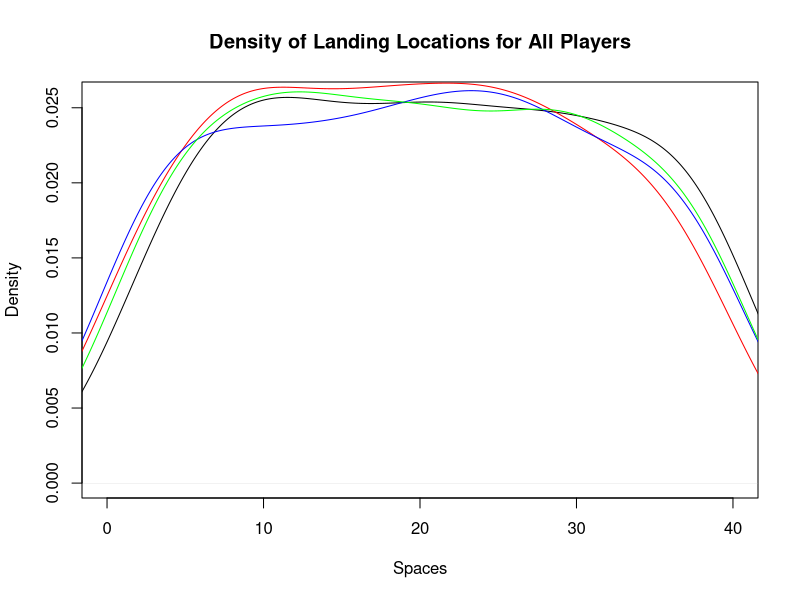
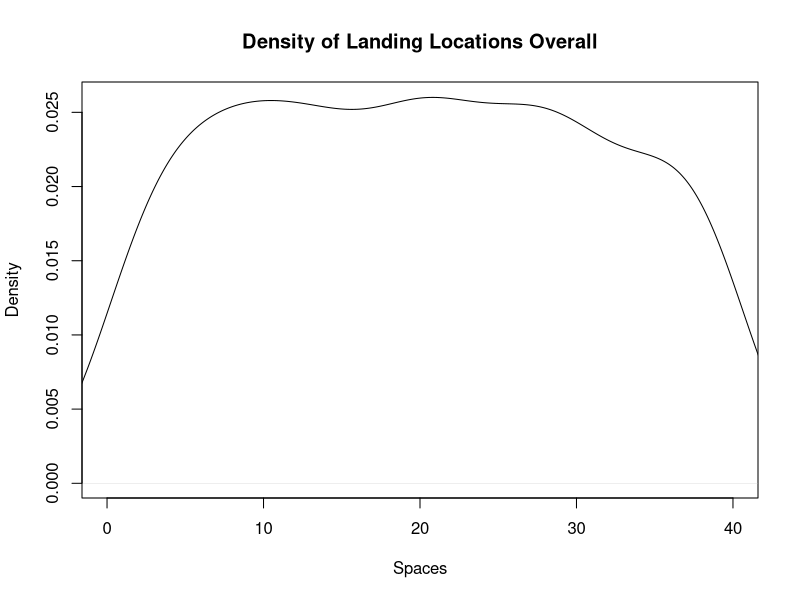
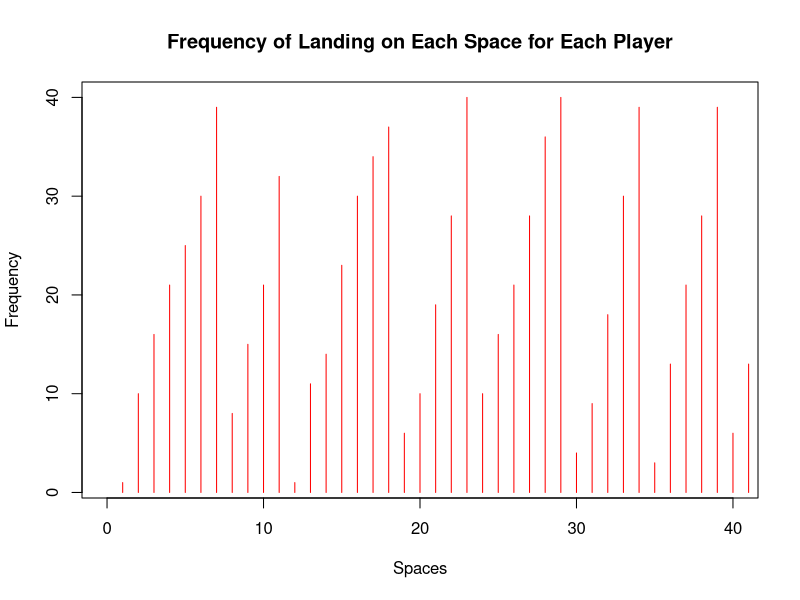
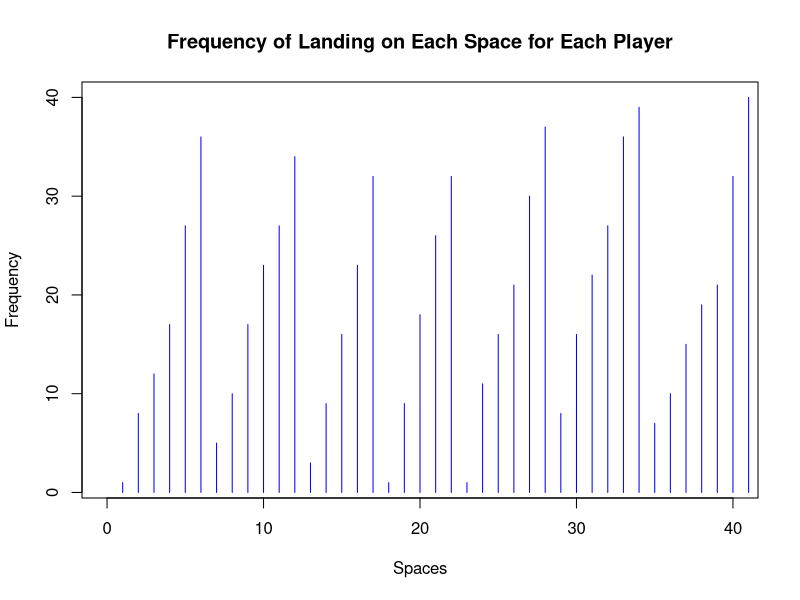
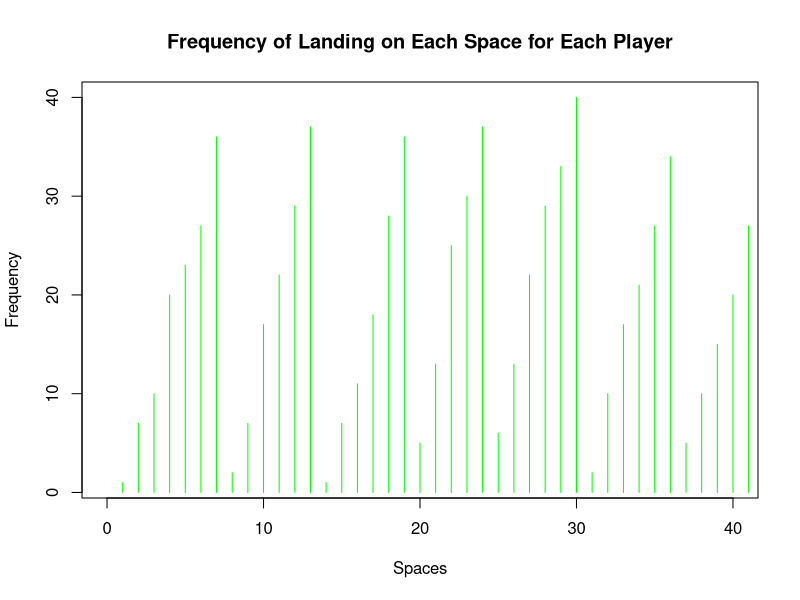
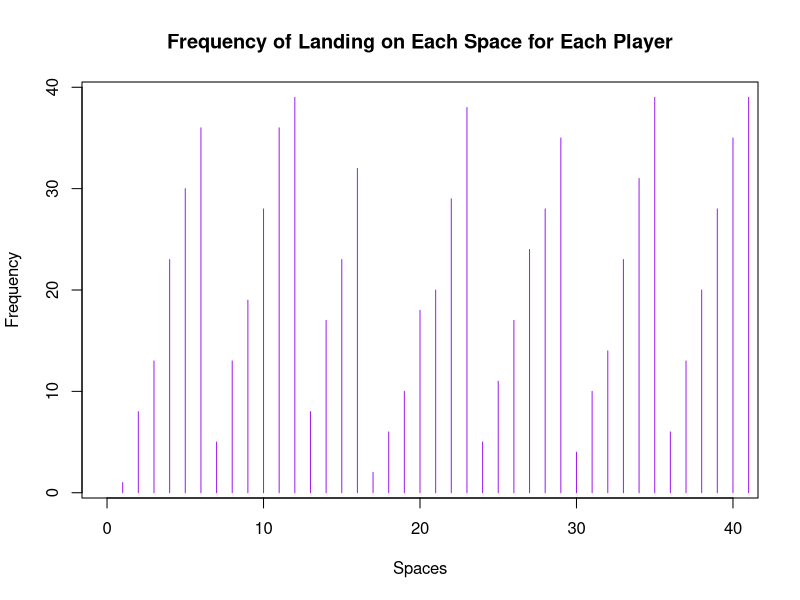
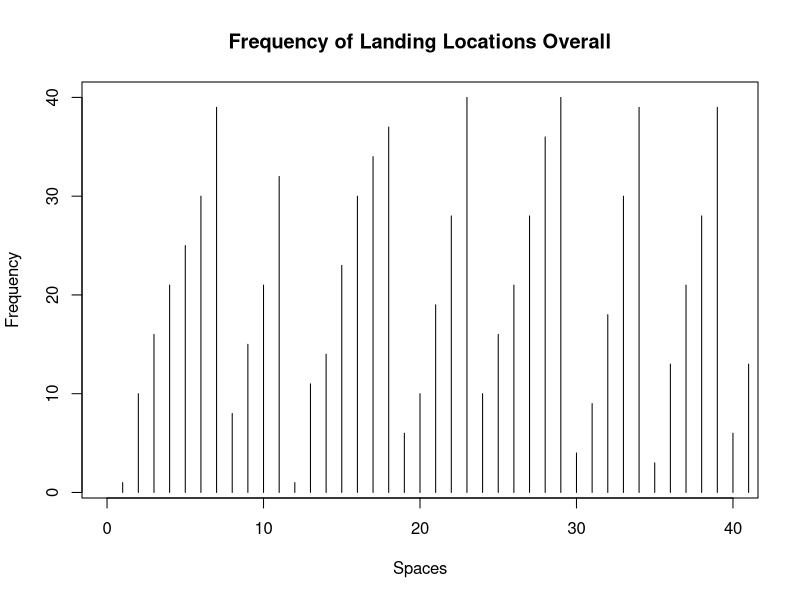
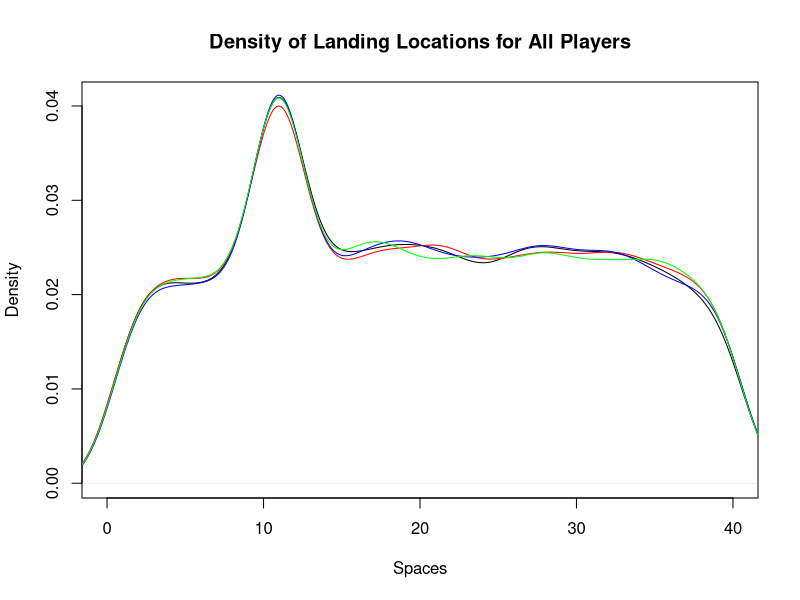

Recreate these plots in R, in order. (Note: this script raises an error after producing the figures.)
## ---- chunk 1
knitr::opts_chunk$set(echo = TRUE)
## ---- chunk 2
library(dplyr)
library(ggplot2)
library(tidyverse)
## ---- chunk 3
monopolyBoard <- read.csv("MonopolyBoard.csv", header = T)
monopolyBoard
## ---- chunk 4
# Using dice rolls to determine where a player will land on the board
#input: "location", where the player is on the board
#output: the players new location on the board after the have rolled

#note that this is only accounting for standard dice rolls, no special rules yet...

lets_move = function(location) {
  dice_roll_1 <- sample(1:6, 1, replace = TRUE) #A random roll of a six-sided die
  dice_roll_2 <- sample(1:6, 1, replace = TRUE) #A random roll of a six-sided die
  
  roll_total <- sum(dice_roll_1, dice_roll_2) #The sum of the two rolls
  
  location = location + roll_total #Updating the player's location based on their rolls from the current turn
  
  if(location <= 40) { #if statement checking the players location
    location = location
  } else { #if the sum of the player's previous location and their rolls is greater than 40, this moves the player past GO and the start moving from space 1
    location = location - 40
  }
  
  print(location)
  
}

lets_move(20)
## ---- chunk 5
who_goes_first2 <- function(num_players){
  initial_rolls <- c()
  player_order <- length(num_players)
  for (i in 1:num_players) {
    player_i_roll <- sum(sample(1:6, 2, replace=TRUE))
    initial_rolls <- c(initial_rolls, player_i_roll) # vector of every player's first roll
  }
  
  if(sum(initial_rolls == max(initial_rolls)) >= 2){ # if more 1 person has the highest roll
    
    while (sum(initial_rolls == max(initial_rolls)) >= 2) { # keep rolling as long as players are tied
      tied_players <- which(initial_rolls==max(initial_rolls)) # identify which players tied

      tie_breaker_rolls <- c()
      for (i in tied_players) { # tied players roll again
       player_i_roll2 <- sum(sample(1:6, 2, replace=TRUE))
       tie_breaker_rolls <- c(tie_breaker_rolls, player_i_roll2)
       initial_rolls <- tie_breaker_rolls # update initial rolls
      }
    }
    highest_roll <- max(tie_breaker_rolls)
    highest_player <- tied_players[which(tie_breaker_rolls == highest_roll)]
  }
  
  else {
    highest_player <- which.max(initial_rolls) # who rolled the highest number
  
    # creating player order
    player_order[1] <- as.integer(highest_player)

    for (j in 2:num_players) {
    
      player_order[j] <- as.integer(player_order[j-1] + 1)
      if (player_order[j] > num_players) {
        player_order[j] <- 1
      }
    }
    #print(player_order)
  }
  playerlist <- (list(highest_player, player_order))
  return(playerlist)
}

who_goes_first2(4)
## ---- chunk 6
#A function to play Monopoly!
#Utilizes lets_move to move the players around the board
#input: "turns"; the amount of turns each player will take (i.e. the number of rounds in the game), "players"; a numeric value 1-4 representing the number of players in the game
#output: a dataframe showing each players' location after each of their turns; a density plot showing each players' location data throughout the game; a density plot showing the overall location data throughout the game

lets_play = function(turns, players) {
  
  location_data <- as.data.frame(matrix(nrow = turns, ncol = players)) # dataframe will keep data for locations of players for each turn
  
  # puts players in order
  colnames(location_data) <- who_goes_first2(players)[[2]]
  
  location = 1 #initializes the player at space 1 (i.e. GO!)
  location_data[1,] <- location

  for (i in 2:turns) { # iterates through number of turns
    for (j in 1:players) { # rotates through each player
      location = lets_move(location_data[i-1,j])[[1]] # takes location from lets_move2 function and assigns it to location
      location_data[i,j] <- as.integer(location) # puts location value into the dataframe of locations for each player
    }
  }
print(location_data) 


 ########################## plots ###############################

 #vector of colors
  colors <- c("red", "blue", "green","purple")
  
  # creates density plot of frequency of landing on each space for each player
  plot(density(location_data[,1]), xlim = c(0,40), col = "black", xlab="Spaces", main= "Density of Landing Locations for All Players")
  
  for (k in 2:players) {
    lines(density(location_data[,k]), col = colors[k-1]) # adds a density line for each player after the first
  }
  
  # creates density plot for total frequency landing on each space (all players spaces included)
  all_spaces <- as.vector(as.matrix(location_data))
  plot(density(all_spaces), xlim = c(0,40), col = "black", xlab="Spaces", main="Density of Landing Locations Overall")
  
  #creates frequency plot for frequency of landing on certain spaces for each player
  for(k in 1:players){
  plot(location_data[,k], xlim= c(0,40), col=colors[k], type="h", xlab="Spaces", ylab="Frequency", main="Frequency of Landing on Each Space for Each Player")
  }

  plot(all_spaces, xlim = c(0,40), col = "black", type="h", xlab = "Spaces", ylab = "Frequency", main = "Frequency of Landing Locations Overall")
}

lets_play(100, 4)

## ---- chunk 7
#Double Down -- addition of jail and double rolls

#Incorporating double rolls and sending players to jail when the players are rolling and moving
#input: "location"; a numeric value 1 to 40; where the player in on the board
#output: the players new location on the board

lets_move2 = function(location) {
  dice_roll_1 <- sample(1:6, 1, replace = TRUE) #a standard, six-sided dice roll
  dice_roll_2 <- sample(1:6, 1, replace = TRUE) #a standard, six-sided dice roll
  
  roll_total <- sum(dice_roll_1, dice_roll_2) #the sum of the two dice rolls
  roll_double <- dice_roll_1 == dice_roll_2 #checking if the player rolled a double
  
    location = location + roll_total # updates location to be previous location + roll total
    double3 = "false" # double3 is assigned "true" if the player double rolls 3x (as seen in if statement below), otherwise it is assigned "false" 
    
  # first double roll -> roll again
  if (roll_double == TRUE) { #checks if the player rolled a double with their first two rolls. if "TRUE", the player rolls again
    dice_roll_3 <- sample(1:6, 1, replace = TRUE) #the player's third dice roll
    dice_roll_4 <- sample(1:6, 1, replace = TRUE) #the player's fourth dice roll
    
    roll_total2 <- sum(dice_roll_3, dice_roll_4) #the sum of the player's third and fourth rolls
    roll_double2 <- dice_roll_3 == dice_roll_4 #checks to see if the player rolled a double again
    
    location = location + roll_total2 #the player's new location
    double3 = "false"
    
    # if player is at a location past 40, subtract 40 so they go back to the GO space at location "41"
    # this is included in each if statement below so that it applies if player has to roll again
    if (location <= 40) { #checks to make sure that the player's location isn't over 40 (i.e not on the board)
      location = location
    } else { #If greater than 40, it subtracts 40 from location to allow player to continue to move on the board
      location = location - 40
    }
     
      # second double roll -> roll again
      if (roll_double2 == TRUE) { #if the player has rolled two doubles, they roll again
        dice_roll_5 <- sample(1:6, 1, replace = TRUE) #the player's fifth roll
        dice_roll_6 <- sample(1:6, 1, replace = TRUE) #the player's sixth roll
    
        roll_total3 <- sum(dice_roll_5, dice_roll_6) #the sum of the fifth and sixth roll
        roll_double3 <- dice_roll_5 == dice_roll_6 #checking to see if the player rolled a third double
    
        location = location + roll_total3 #the players new location
        double3 = "false"
        
        if (location <= 40) { #checks the player's location again
          location = location
        } else {
          location = location - 40
        }
        
        # third double roll -> go to jail
          if (roll_double3 == TRUE) { #checks if the player rolled three doubles in a row, if TRUE, the players goes to jail (space 11)
            location = monopolyBoard$spaces[monopolyBoard$name == "Jail"]
            double3 = "true"
          }
      }
  }  
    
  if (location <= 40) { #checks the players location on the board
    location = location
  } else {
    location = location - 40
  }
  
  listdata <- (list(location, double3)) # creates list for outputs "location" and "double3"
  # if you need to access location from this function, use lets_move2(location_data[i-1,j])[[1]]
  # if you need to access double3, use lets_move2(double3)[[2]]
  return(listdata)
  
}
## ---- chunk 8
#A function to move players around the board while incorporating double rolls and going to jail
#input: "turns"; the amount of turns each player takes (i.e. how many rounds the game is), "players"; a numeric value 1-4 representing the number of players in the game
#output: a dataframe showing each players' location after each of their turns; a density plot showing each players' location data throughout the game; a density plot showing the overall location data throughout the game

lets_play2 = function(turns, players) {
  
  
  location_data <- as.data.frame(matrix(nrow = turns, ncol = players)) # dataframe will keep data for locations of players for each turn
  double3data <- as.data.frame(matrix(nrow = turns, ncol = players)) # dataframe will say "true" if player double rolled 3x (which lands them in jail) and "false" if they didn't double roll 3x
  
    # puts players in order
    colnames(location_data) <- who_goes_first2(players)[[2]]
  
    location = 1 # each player starts at location 1
    location_data[1,] <- location
    double3 = 0 # initializing "double3" which will be later assigned a "true" or "false" based on if player double rolled 3x
  
    for (i in 2:turns) { # iterates through number of turns
      
        for (j in 1:players) { # rotates through each player
          
        location = lets_move2(location_data[i-1,j])[[1]] # takes location from lets_move2 function and assigns it to location
        location_data[i,j] <- as.integer(location) # puts location value into the dataframe of locations for each player
        double3data[i,j] <- lets_move2(double3)[[2]] # takes "true" or "false" value from double3 and adds it to double3data dataframe
        
      # deals with landing in jail from "go to jail" space and staying there for next 3 turns
      if (31 %in% location_data[i-1,j]) { # if you landed on 31 in the last turn (i-1 turn), you go to jail (space 11) for the ith turn
        location <- 11
        location_data[i,j] <- as.integer(location) # new location is 11
      } else if (11 %in% location_data[i-1,j] & 31 %in% location_data[i-2,j]) { # if you were on space 11 last turn AND you were on space 31 2 turns ago, you stay in jail (space 11) for turn i
        location <- 11
        location_data[i,j] <- as.integer(location)
      } else if (11 %in% location_data[i-2,j] & 31 %in% location_data[i-3,j]) {
        location <- 11
        location_data[i,j] <- as.integer(location)
      }
        
      # landing in jail from 3x double roll and staying there for next 3 turns
      if (11 %in% location_data[i,j] & "true" %in% double3data[i-1,j]) { # if player's location is 11 (jail) and double3data is"true" (player double rolled 3x), player stays in jail. all 3 if/else if statements keep player in jail for the next 3 turns
        location <- 11
        location_data[i,j] <- as.integer(location)
      } else if (11 %in% location_data[i-1,j] & "true" %in% double3data[i-2,j]) { # 
        location <- 11
        location_data[i,j] <- as.integer(location)
      } else if (11 %in% location_data[i-2,j] & "true" %in% double3data[i-3,j]) {
        location <- 11
        location_data[i,j] <- as.integer(location)
      }
        
    }
  }
  print(location_data)
  print(double3)
  
  
  ########################## plots ###############################

 #vector of colors
  colors <- c("red", "blue", "green","purple")
  
  # creates density plot of frequency of landing on each space for each player
  plot(density(location_data[,1]), xlim = c(0,40), col = "black", xlab="Spaces", main= "Density of Landing Locations for All Players")
  
  for (k in 2:players) {
    lines(density(location_data[,k]), col = colors[k-1]) # adds a density line for each player after the first
  }
  
  # creates density plot for total frequency landing on each space (all players spaces included)
  all_spaces <- as.vector(as.matrix(location_data))
  plot(density(all_spaces), xlim = c(0,40), col = "black", xlab="Spaces", main="Density of Landing Locations Overall")
  
  #creates frequency plot for frequency of landing on certain spaces for each player
  for(k in 1:players){
  plot(location_data[,k], xlim= c(0,40), col=colors[k], type="h", xlab="Spaces", ylab="Frequency", main="Frequency of Landing on Each Space for Each Player")
  }
  
  plot(all_spaces, xlim = c(0,40), col = "black", type="h", xlab = "Spaces", ylab = "Frequency", main = "Frequency of Landing Locations Overall")
 
}
 
lets_play2(10000, 4)
## ---- chunk 9

Card_Numbers <- c(1, 2, 3, 4, 5, 6, 7, 8, 9, 10, 11, 12, 13, 14, 15, 16) # the card numbers

Chance_Cards <- c("Advance to Boardwalk", "Advance to Go (Collect $200)", "Advance to Illinois Avenue. If you pass Go, collect $200", "Advance to St. Charles Place. If you pass Go, collect $200", "Advance to the nearest Railroad. If unowned, you may buy it from the Bank. If owned, pay owner twice the rental to which they are otherwise entitled", "Advance to the nearest Railroad. If unowned, you may buy it from the Bank. If owned, pay owner twice the rental to which they are otherwise entitled", "Advance token to nearest Utility. If unowned, you may buy it from the Bank. If owned, throw dice and pay owner a total ten times amount thrown", "Bank pays you dividend of $50", "Get Out of Jail Free", "Go Back 3 Spaces", "Go to Jail. Go directly to Jail, do not pass Go, do not collect $200", "Make general repairs on all your property. For each house pay $25. For each hotel pay $100", "Speeding fine $15", "Take a trip to Reading Railroad. If you pass Go, collect $200", "You have been elected Chairman of the Board. Pay each player $50", "Your building loan matures. Collect $150") # the card information

Chance <- data.frame(Chance_Cards, Card_Numbers) #a dataframe associating each chance card with a number



Community_Chest_Cards <- c("Advance to Go (Collect $200)", "Bank error in your favor. Collect $200", "Doctor’s fee. Pay $50", "From sale of stock you get $50", "Get Out of Jail Free", "Go to Jail. Go directly to jail, do not pass Go, do not collect $200", "Holiday fund matures. Receive $100", "Income tax refund. Collect $20", "It is your birthday. Collect $10 from every player", "Life insurance matures. Collect $100", "Pay hospital fees of $100", "Pay school fees of $50", "Receive $25 consultancy fee", "You are assessed for street repair. $40 per house. $115 per hotel", "You have won second prize in a beauty contest. Collect $10", "You inherit $100") # the card information

Community_Chest <- data.frame(Community_Chest_Cards, Card_Numbers) #a dataframe associating each community chest card with a number
## ---- chunk 10
#A function that randomly selects a numeric value 1:16 representing a Chance card and updates the player's location based on the card information
#input: "location"; a numeric value 1:40 representing the player's location on the board
#output: the player's new location on the board

Drawing_Chance = function(location) {
  location = location #the player's current location
  draw_card <- sample(1:16, 1, replace = TRUE) #randomly selecting a card from 1:16
  player_card <- Chance$Chance_Cards[draw_card] #finding the card in the Chance deck
  print(player_card)

#The following if statements update the player's location based on the card that was drawn (if applicable)  
      if(draw_card == 1) {
        location = 1
      }
      
      if(draw_card == 2) {
        location = 1
      }
      
      if(draw_card == 3) {
        location = 25
      }
  
      if(draw_card == 4){
        location = 12
      }
    
      if(draw_card == 5){ #takes into account which space the player is nearest to to determine updated location
        if(location >= 37 && location <= 5){
              location = 6
            } else {
              if (location >= 6 && location <= 15){
                location = 16
              } else {
                if(location >= 16 && location <= 25){
                  location = 26
                } else {
                  location = 36
                }
              }
            }
    }
  
    if(draw_card == 6){ #takes into account which space the player is nearest to to determine updated location
        if(location >= 37 && location <= 5){
              location = 6
            } else {
              if (location >= 6 && location <= 15){
                location = 16
              } else {
                if(location >= 16 && location <= 25){
                  location = 26
                } else {
                  location = 36
                }
              }
            }
    }
  
    if(draw_card == 7){ #takes into account which space the player is nearest to to determine updated location
        if(location >= 29 && location <= 12){
              location = 13
            } else {
              location = 29
    }
  }
  
    if(draw_card == 11) {
      location = 11
    }
  
    if(draw_card == 14) {
      location = 6
    }
  
    if(draw_card == 10) {
      location = location - 3
    }
  
    location = location
    return(location)
}


#A function that randomly selects a numeric value 1:16 representing a Community Chest card and updates the player's location based on the card information
#input: "location"; a numeric value 1:40 representing the player's location on the board
#output: the player's new location on the board

Drawing_Community_Chest = function(location) {
  location = location #the player's current location
  draw_card_chest <- sample(1:16, 1, replace = TRUE) #randomly selecting a card from 1:16
  player_card_chest <- Community_Chest$Community_Chest_Cards[draw_card_chest] #finding the card in the Community Chest deck
  print(player_card_chest)

#The following if statements update the player's location based on the card that was drawn (if applicable) 
  if (draw_card_chest == 1) {
    location = 1
  } else {
    if (draw_card_chest == 6) {
    location = 11
    } else {
      location = location
    }
  
  }
  
  location = location 
  return(location)
}
## ---- chunk 11
#A function that expands on lets_move2 to add the actions of Community Chest and Chance spaces and their respective cards
#input: "location"; a numeric value 1 to 40; where the player in on the board
#output: the players new location on the board

lets_move3 = function(location) {
  dice_roll_1 <- sample(1:6, 1, replace = TRUE)
  dice_roll_2 <- sample(1:6, 1, replace = TRUE)
  
  roll_total <- sum(dice_roll_1, dice_roll_2)
  roll_double <- dice_roll_1 == dice_roll_2
  
    location = location + roll_total
    double3 = "false"


  if (location <= 40) {
      location = location
  } else {
      location = location - 40
  }
   
  
  if(location == 8 || location == 23 || location == 27) {
    location = Drawing_Chance(location)
  }
  
  if(location == 3 || location == 18 || location == 34) {
    location = Drawing_Community_Chest(location)
  }
    
  # first double roll -> roll again
  if (roll_double == TRUE) {
    dice_roll_3 <- sample(1:6, 1, replace = TRUE)
    dice_roll_4 <- sample(1:6, 1, replace = TRUE)
    
    roll_total2 <- sum(dice_roll_3, dice_roll_4)
    roll_double2 <- dice_roll_3 == dice_roll_4
    
    location = location + roll_total2
    double3 = "false"
    
    if (location <= 40) {
      location = location
    } else {
      location = location - 40
    }
    
    
    if(location == 8 || location == 23 || location == 27) {
    location = Drawing_Chance(location)
    }
  
  if(location == 3 || location == 18 || location == 34) {
    location = Drawing_Community_Chest(location)
    }
     
      # second double roll -> roll again
      if (roll_double2 == TRUE) {
        dice_roll_5 <- sample(1:6, 1, replace = TRUE)
        dice_roll_6 <- sample(1:6, 1, replace = TRUE)
    
        roll_total3 <- sum(dice_roll_5, dice_roll_6)
        roll_double3 <- dice_roll_5 == dice_roll_6
    
        location = location + roll_total3
        double3 = "false"
        
        if (location <= 40) {
          location = location
        } else {
          location = location - 40
        }
        
        if(location == 8 || location == 23 || location == 27) {
          location = Drawing_Chance(location)
        }
  
        if(location == 3 || location == 18 || location == 34) {
          location = Drawing_Community_Chest(location)
         
        }
        
        # third double roll -> go to jail
          if (roll_double3 == TRUE) {
            location = monopolyBoard$spaces[monopolyBoard$name == "Jail"]
            double3 = "true"

          }
      }
  }  
   
  location = location 

  listdata <- (list(location, double3))
  return(listdata)
  
}

## ---- chunk 12
lets_play3 = function(turns, players) {
  
  location_data <- as.data.frame(matrix(nrow = turns, ncol = players))
  double3data <- as.data.frame(matrix(nrow = turns, ncol = players))
  
    colnames(location_data) <- who_goes_first2(players)[[2]]
  
    location = 1
    location_data[1,] <- location
    double3 = 0
  
    for (i in 2:turns) {
      
        for (j in 1:players) {
          
        location = lets_move3(location_data[i-1,j])[[1]]
        location_data[i,j] <- as.integer(location)
        double3data[i,j] <- lets_move3(double3)[[2]]
        
      # deals with landing in jail from "go to jail" space and staying there for next 3 turns
      if (31 %in% location_data[i-1,j]) { # if you land on 31 (go to jail), next location is in jail (space 11)
        location <- 11
        location_data[i,j] <- as.integer(location)
      } else if (11 %in% location_data[i-1,j] & 31 %in% location_data[i-2,j]) {
        location <- 11
        location_data[i,j] <- as.integer(location)
      } else if (11 %in% location_data[i-2,j] & 31 %in% location_data[i-3,j]) {
        location <- 11
        location_data[i,j] <- as.integer(location)
      }
        
      # landing in jail from 3x double roll and staying there for next 3 turns
      if (11 %in% location_data[i,j] & "true" %in% double3data[i-1,j]) { # "true" means player double rolled 3x -> jail
        location <- 11
        location_data[i,j] <- as.integer(location)
      } else if (11 %in% location_data[i-1,j] & "true" %in% double3data[i-2,j]) { # 
        location <- 11
        location_data[i,j] <- as.integer(location)
      } else if (11 %in% location_data[i-2,j] & "true" %in% double3data[i-3,j]) {
        location <- 11
        location_data[i,j] <- as.integer(location)
      }
        
    }
  }
  print(location_data)
  print(double3data)


  
  # creates density plot of frequency of landing on each space for each player
  colors <- c("red", "blue", "green","purple")
  
  plot(density(location_data[,1]), xlim = c(0,40), col = "black", xlab="Spaces", main= "Density of Landing Locations for All Players")
  
  for (k in 2:players) {
    lines(density(location_data[,k]), col = colors[k-1]) # adds a density line for each player after the first
  }
  
  # creates density plot for total frequency landing on each space (all players spaces included)
  all_spaces <- as.vector(as.matrix(location_data))
  plot(density(all_spaces), xlim = c(0,40), col = "black", xlab="Spaces", main="Density of Landing Locations Overall")
  
  for(k in 1:players){
  plot(location_data[,k], xlim= c(0,40), col=colors[k], type="h", xlab="Spaces", ylab="Frequency", main="Frequency of Landing on Each Space for Each Player")
  }
  
}
lets_play3(100,4)

## ---- chunk 13
#A function that expands on lets_move3 to add the collection of $200 every time a player passes "Go"
#input: "location"; a numeric value 1 to 40; where the player in on the board
#output: the players new location on the board

lets_move4 = function(location) {
  dice_roll_1 <- sample(1:6, 1, replace = TRUE) 
  dice_roll_2 <- sample(1:6, 1, replace = TRUE) 
  
  roll_total <- sum(dice_roll_1, dice_roll_2)
  roll_double <- dice_roll_1 == dice_roll_2
  
    location = location + roll_total
    double3 = "false"


  if (location <= 40) {
      location = location
      amount = 0
  } else {
      location = location - 40
      amount = 200
  }
   
  
  if(location == 8 || location == 23 || location == 27) { #check's if the player's location is a Chance space
    location = Drawing_Chance(location)[[1]] #if TRUE, the player draws a Chance card using the Drawing_Chance function which updates their location
  }
  
  if(location == 3 || location == 18 || location == 34) { #check's if the player's location is a Community Chest space
    location = Drawing_Community_Chest(location)[[1]] #if TRUE, the player draws a Community Chest card using the Drawing_Community_Chest which updates their location
  }
    
  # first double roll -> roll again
  if (roll_double == TRUE) {
    dice_roll_3 <- sample(1:6, 1, replace = TRUE)
    dice_roll_4 <- sample(1:6, 1, replace = TRUE)
    
    roll_total <- sum(dice_roll_3, dice_roll_4)
    roll_double2 <- dice_roll_3 == dice_roll_4
    
    location = location + roll_total
    double3 = "false"
    
    if (location <= 40) {
      location = location
      amount = 0
    } else {
      location = location - 40
      amount = 200
    }
    
    
    if(location == 8 || location == 23 || location == 27) { #check's if the player's location is a Chance space
    location = Drawing_Chance(location)[[1]] #if TRUE, the player draws a Chance card using the Drawing_Chance function which updates their location
    }
  
  if(location == 3 || location == 18 || location == 34) { #check's if the player's location is a Community Chest space
    location = Drawing_Community_Chest(location)[[1]] #if TRUE, the player draws a Community Chest card using the Drawing_Community_Chest which updates their location
    }
     
      # second double roll -> roll again
      if (roll_double2 == TRUE) {
        dice_roll_5 <- sample(1:6, 1, replace = TRUE)
        dice_roll_6 <- sample(1:6, 1, replace = TRUE)
    
        roll_total <- sum(dice_roll_5, dice_roll_6)
        roll_double3 <- dice_roll_5 == dice_roll_6
    
        location = location + roll_total
        double3 = "false"
        
        if (location <= 40) {
          location = location
          amount = 0
        } else {
          location = location - 40
          amount = 200
        }
        
        if(location == 8 || location == 23 || location == 27) { #check's if the player's location is a Chance space
          location = Drawing_Chance(location)[[1]] #if TRUE, the player draws a Chance card using the Drawing_Chance function which updates their location
        }
  
        if(location == 3 || location == 18 || location == 34) { #check's if the player's location is a Community Chest space
          location = Drawing_Community_Chest(location)[[1]] #if TRUE, the player draws a Community Chest card using the Drawing_Community_Chest which updates their location
         
        }
        
        # third double roll -> go to jail
          if (roll_double3 == TRUE) {
            location = monopolyBoard$spaces[monopolyBoard$name == "Jail"]
            double3 = "true"

          }
      }
  }  
   
  location = location 

  listdata <- (list(location, double3, amount))
  return(listdata)
  
}

## ---- chunk 14

lets_play4 = function(turns, players) {
  
  location_data <- as.data.frame(matrix(nrow = turns, ncol = players))
  double3data <- as.data.frame(matrix(nrow = turns, ncol = players))
  
    colnames(location_data) <- who_goes_first2(players)[[2]]
  
    location = 1
    location_data[1,] <- location
    double3 = 0
  
    for (i in 2:turns) {
      
        for (j in 1:players) {
          
        location = lets_move3(location_data[i-1,j])[[1]]
        location_data[i,j] <- as.integer(location)
        double3data[i,j] <- lets_move3(location)[[2]]
        
      # deals with landing in jail from "go to jail" space and staying there for next 3 turns
      if (31 %in% location_data[i-1,j]) { # if you land on 31 (go to jail), next location is in jail (space 11)
        location <- 11
        location_data[i,j] <- as.integer(location)
      } else if (11 %in% location_data[i-1,j] & 31 %in% location_data[i-2,j]) {
        location <- 11
        location_data[i,j] <- as.integer(location)
      } else if (11 %in% location_data[i-2,j] & 31 %in% location_data[i-3,j]) {
        location <- 11
        location_data[i,j] <- as.integer(location)
      }
        
      # landing in jail from 3x double roll and staying there for next 3 turns
      if (11 %in% location_data[i,j] & "true" %in% double3data[i-1,j]) { # "true" means player double rolled 3x -> jail
        location <- 11
        location_data[i,j] <- as.integer(location)
      } else if (11 %in% location_data[i-1,j] & "true" %in% double3data[i-2,j]) { # 
        location <- 11
        location_data[i,j] <- as.integer(location)
      } else if (11 %in% location_data[i-2,j] & "true" %in% double3data[i-3,j]) {
        location <- 11
        location_data[i,j] <- as.integer(location)
      }

        
      # updating banks when players land on each others properties
      if(location %in% c(2, 4, 6, 7, 9, 10, 12, 13, 14, 15, 16, 17, 19, 20, 22, 24, 25, 26, 27, 28, 29, 30, 32, 33, 35, 36, 38, 40)) {
            
      location = location
      spot <- which(Property_Statuses$Space == location)
      cost <- which(monopolyBoard$spaces == location)
      owned_by_player <- Property_Statuses$Owned_By_Player[spot]
        
      The_Players$Player_Bank[owned_by_player] <- The_Players$Player_Bank[owned_by_player] + monopolyBoard$rent_0[cost]
      The_Players$Player_Bank[j] <- The_Players$Player_Bank[j] - monopolyBoard$rent_0[cost]
      }
      
      # Updating player bank if they gained or lost money from a Chance card
      if (Drawing_Chance(location_data[i,j])[[2]] != 0) {
        The_Players$Player_Bank[j] <- The_Players$Player_Bank[j] + Drawing_Chance(location_data[i,j])[[2]]  
      }
        
      # Updating player bank if they gained or lost money from a Community Chest card 
      if (Drawing_Community_Chest(location_data[i,j])[[2]] != 0) {
        The_Players$Player_Bank[j] <- The_Players$Player_Bank[j] + Drawing_Community_Chest(location_data[i,j])[[2]]  
      }
      
      # Player gets $200 if they pass go
      if (lets_move3(location_data[i,j])[[3]] != 0) {
        The_Players$Player_Bank[j] <- The_Players$Player_Bank[j] + lets_move3(location_data[i,j])[[3]]  
      }
      
      # Paying when player lands on a tax space
      if (5 %in% location_data[i,j] || 39 %in% location_data[i,j]) {
        The_Players$Player_Bank[j] <- The_Players$Player_Bank[j] - monopolyBoard$cost[location_data[i,j]] # subtracting cost of tax from player's bank
      }
    }
  }

  print(The_Players)
  
  
    # creates density plot of frequency of landing on each space for each player
  colors <- c("red", "blue", "green","purple")
  
  plot(density(location_data[,1]), xlim = c(0,40), col = "black", xlab="Spaces", main= "Density of Landing Locations for All Players")
  
  for (k in 2:players) {
    lines(density(location_data[,k]), col = colors[k-1]) # adds a density line for each player after the first
  }
  
  # creates density plot for total frequency landing on each space (all players spaces included)
  all_spaces <- as.vector(as.matrix(location_data))
  plot(density(all_spaces), xlim = c(0,40), col = "black", xlab="Spaces", main="Density of Landing Locations Overall")
  
  for(k in 1:players){
  plot(location_data[,k], xlim= c(0,40), col=colors[k], type="h", xlab="Spaces", ylab="Frequency", main="Frequency of Landing on Each Space for Each Player")
  }
}

lets_play4(1000, 4)
